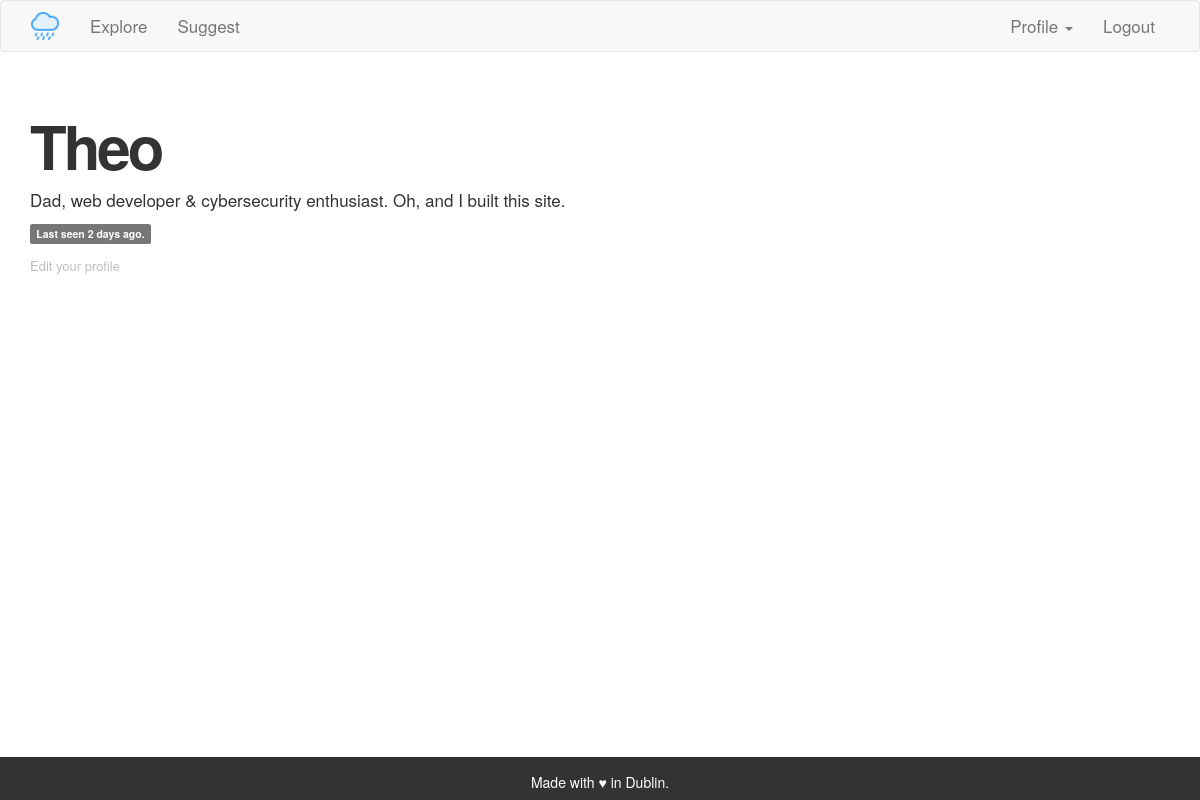
Page /user/Theo (signed in) on the earlier database version.
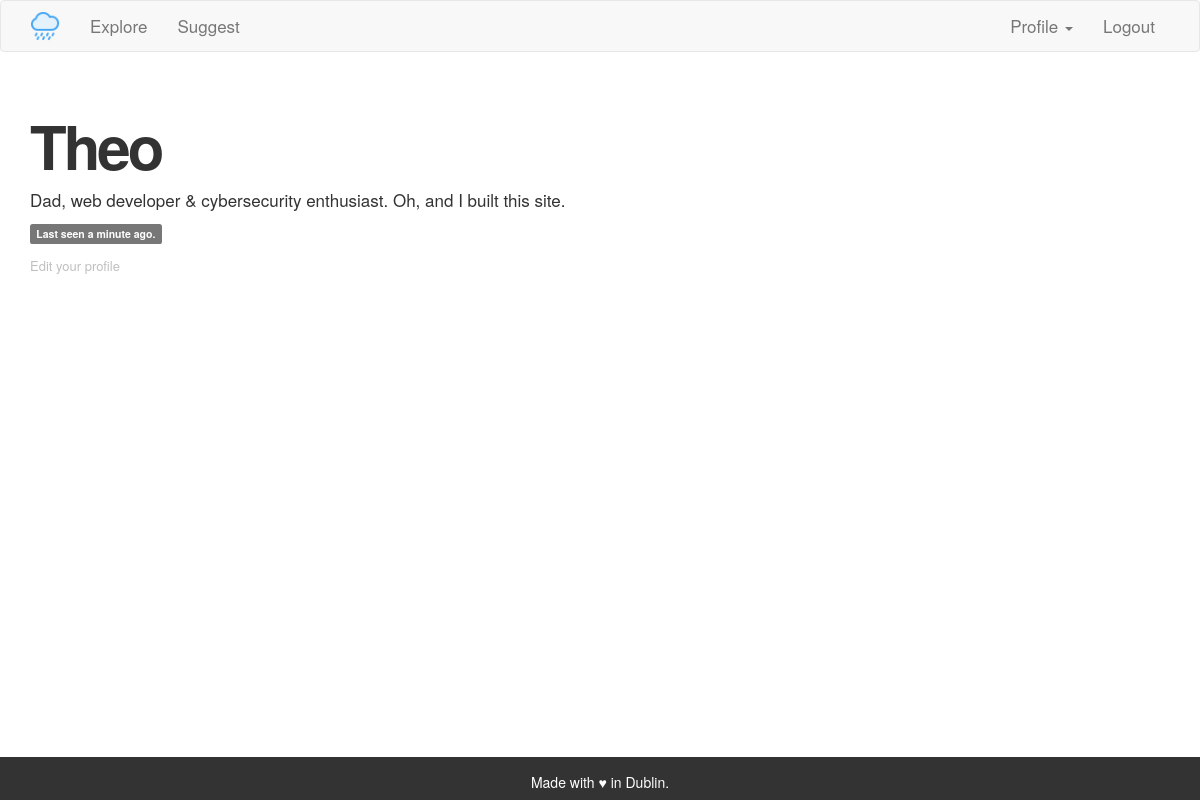
Same page on the later database version.
### app/models.py (models this page shows, shortened)
class User(UserMixin, db.Model):
    id = db.Column(db.Integer, primary_key=True)
    username = db.Column(db.String(64), index=True, unique=True)
    usernamelowercase = db.Column(db.String(64), index=True, unique=True)
    email = db.Column(db.String(120), index=True, unique=True)
    emaillowercase = db.Column(db.String(120), index=True, unique=True)
    password_hash = db.Column(db.String(128))
    activity = db.relationship('Activity', backref='author', lazy='dynamic')
    about_me = db.Column(db.String(140))
    last_seen = db.Column(db.DateTime, default=datetime.utcnow)
    admin = db.Column(db.Integer, default=0)

### app/routes.py (the view)
@app.route('/user/<username>')
@login_required
def user(username):
    user = User.query.filter_by(username=username).first_or_404()
    if current_user == user:
        return render_template('user.html', user=user)
    elif current_user.admin == 1:
        return render_template('user.html', user=user)
    elif current_user != user:
        flash("You can't access this page.")
        return redirect(url_for('user', username=current_user.username))

### app/models.py (called while the page is built)
@login.user_loader
def load_user(id):
    return User.query.get(int(id))

### app/routes.py (called while the page is built)
@app.before_request
def before_request():
    if current_user.is_authenticated:
        current_user.last_seen = datetime.utcnow()
        db.session.commit()

### app/templates/user.html (shortened to what this page needs)
{% extends "base.html" %}
{% block app_content %}
    <h1>{{ user.username }}</h1>
    {% if user.about_me %}
    <p>{{ user.about_me }}</p>
    {% endif %}
    {% if user.last_seen %}
    <span class="label label-default">Last seen {{ moment(user.last_seen).fromNow() }}.</span>
    </p>{% endif %}
    {% if user == current_user %}
    <p class="editlinks"><a href="{{ url_for('edit_profile') }}">Edit your profile</a></p>
    {% endif %}
{% endblock %}

### app/templates/base.html (shortened to what this page needs)
{% extends 'bootstrap/base.html' %}
{% block styles %}
{{super()}}
<link rel="stylesheet" href="{{url_for('.static', filename='custom.css')}}">
{% endblock %}
{% block navbar %}
    <nav class="navbar navbar-default">
        <div class="container">
            <div class="navbar-header">
                <a class="navbar-brand" href="/index"><img src="{{ url_for('static', filename='rain.png') }}" / width="auto" height="30"></a>
            </div>
            <div class="collapse navbar-collapse" id="bs-example-navbar-collapse-1">
                <ul class="nav navbar-nav">
                    <li><a href="{{ url_for('member') }}">Explore</a></li>
                    {% if current_user.is_anonymous %}
                    {% else %}
                    <li><a href="{{ url_for('suggest') }}">Suggest</a></li>
                    {% endif %}
                </ul>
                <ul class="nav navbar-nav navbar-right">
                    {% if current_user.is_anonymous %}
                    <li><a href="{{ url_for('login') }}">Login</a></li>
                    {% else %}
                    <li class="dropdown">
                      <a href="#" class="dropdown-toggle" data-toggle="dropdown" role="button" aria-haspopup="true" aria-expanded="false">Profile <span class="caret"></span></a>
                    </li>
                    <li><a href="{{ url_for('logout') }}">Logout</a></li>
                    {% endif %}
                </ul>
            </div>
        </div>
    </nav>
{% endblock %}
{% block content %}
    <div class="container main">
        {% block app_content %}{% endblock %}
    </div>
{% block footer %}
<div class="footer">
    <div>
    Made with ♥ in Dublin.
    </div>
</div>
{% endblock %}
{% endblock %}

### app/static/custom.css (style rules this page uses)
.navbar-brand { margin-top: -5px !important; }
.main { min-height: calc(100vh - 175px) !important; }
p { font-size: 17px !important; }
h1 { font-size: 60px; font-weight: 600 !important; letter-spacing: -3px; margin-top: 40px !important; }
ul { font-size: 17px; }
.editlinks { font-size: 13px !important; color: #33333350; margin-top: 15px !important; }
.editlinks a { color: #33333350; }
.footer { background-color: #333; padding: 15px 0 10px 0 !important; color: #FFF; width: 100%; text-align: center; margin: 60px 0 0px !important; position: relative; bottom: 0; }

Differences in the rows shown:
changed User "Theo": last_seen "2 days ago" → "a minute ago"
